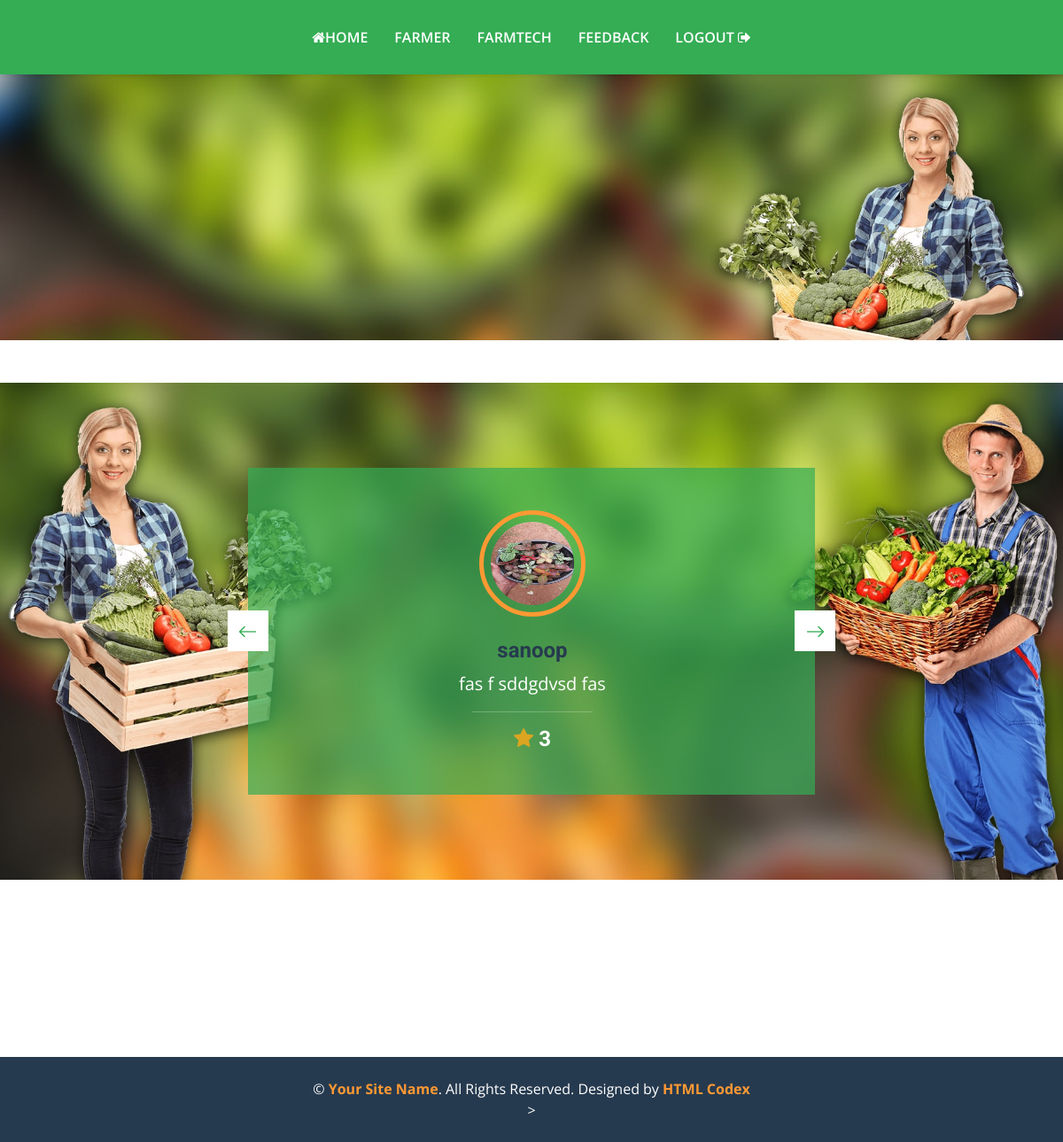
/admin_feedback/, run on the app's committed database.
### farmerapp/models.py (models this page shows, shortened)
class Feedback(models.Model):
    fid=models.ForeignKey(Farmer,on_delete=models.CASCADE)
    content=models.TextField()
    rating=models.IntegerField()

class Farmer(models.Model):
    farmer=models.ForeignKey(Login,on_delete=models.CASCADE,null=True)
    name=models.CharField(max_length=30, null=True)
    email=models.EmailField()
    mob=models.IntegerField()
    address=models.TextField()
    img=models.ImageField(upload_to="gallery", null=True)
    gender=models.CharField(max_length=20, null=True)

### farmerapp/views.py (the view)
# urls.py: path('admin_feedback/',views.admin_feedback),
def admin_feedback(request):
    feed=Feedback.objects.all()
    return render(request,'admin/feedback.html',{'feed':feed})

### templates/admin/feedback.html (shortened to what this page needs)
{% extends 'admin/adminbase.html' %}
{% load static %}
{% block content %}
<div class="container-fluid bg-testimonial py-5 my-5">
    <div class="container py-5">
        <div class="row justify-content-center">
            <div class="col-lg-7">
                <div class="owl-carousel testimonial-carousel p-5">
                    {% for i in feed %}
                    <div class="testimonial-item text-center text-white">
                        <img class="img-fluid mx-auto p-2 border border-5 border-secondary rounded-circle mb-4" src="/static/media/{{i.fid.img}}" alt="">
                        <h4>{{i.fid.name}}</h4>
                        <p class="fs-5">{{i.content}}</p>
                        <hr class="mx-auto w-25">
                        <h4 class="text-white mb-0"><i class="fa fa-star" aria-hidden="true" style="color :goldenrod "></i> {{i.rating}}</h4>
                    </div>
                    {% endfor %}
                </div>
            </div>
        </div>
    </div>
</div>
{% endblock %}

### static/css/style.css (style rules this page uses)
:root { --primary: #34AD54; --secondary: #FF9933; --light: #F6FFF2; --dark: #263A4F; }
.bg-testimonial { background: url(../img/testimonial.jpg) top center no-repeat; background-size: cover; }
.testimonial-carousel { background: rgba(52, 173, 84, .7); }
.testimonial-carousel .owl-item img { width: 120px; height: 120px; }

### data on the page
Feedback: fid.img (picture), fid.name "sanoop", content "fas f sddgdvsd fas", rating "3"
